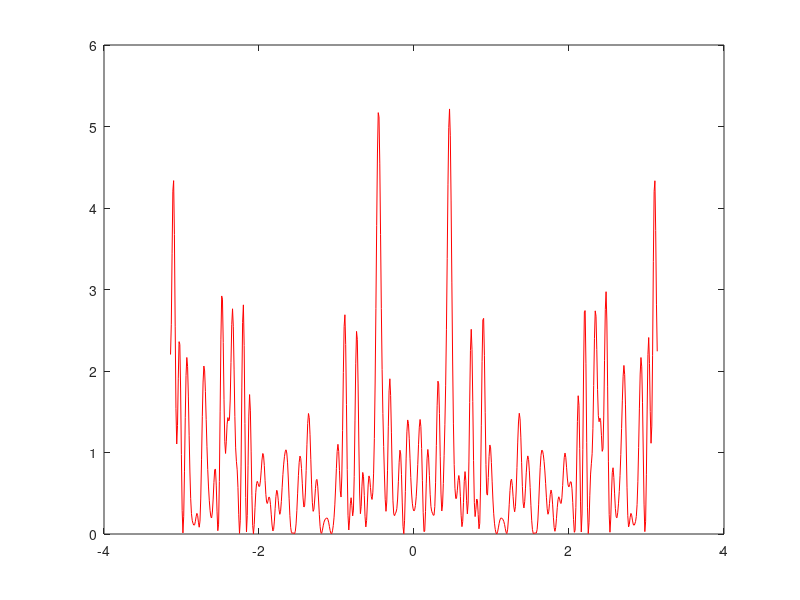
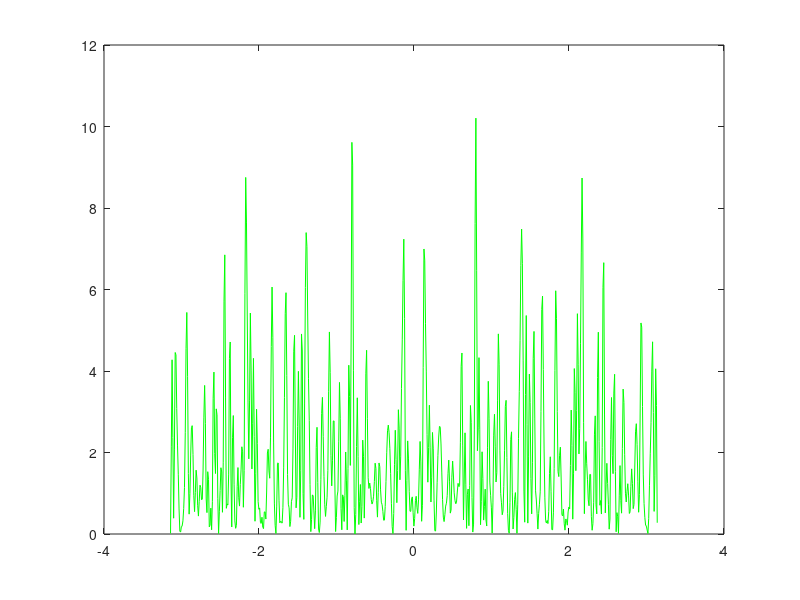
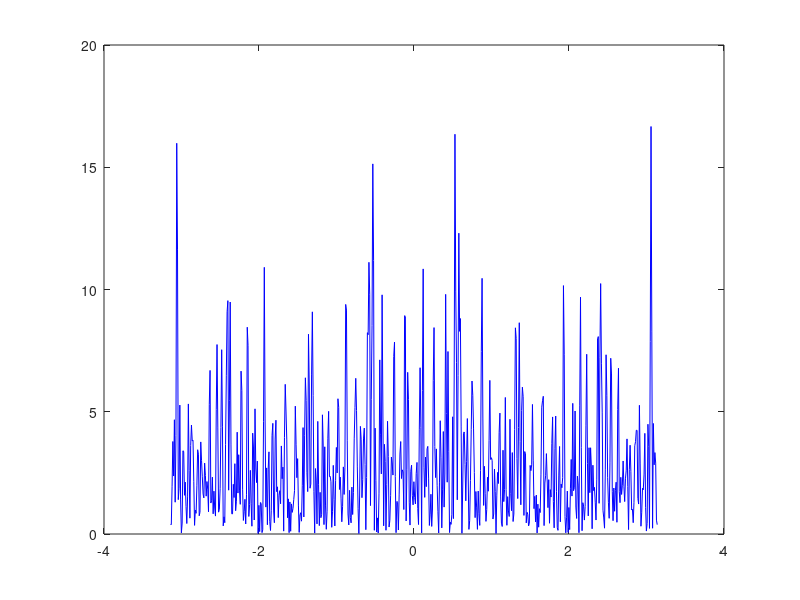
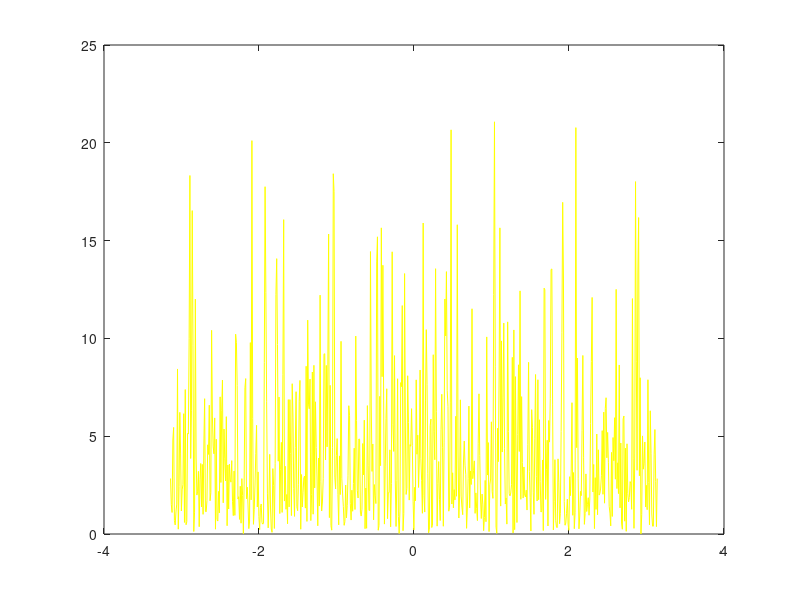

Write MATLAB code to recreate these figures, in order.
N = 100;
n = 0:N-1 %alegem suportul cu N elemente

e = randn(1, N); %generam semnalul pseudo-zgomot alb e de lungime N

w = -pi:.01:pi;

X_e = freqz(e, 1, w);

%generam densitatea spectrala de putere folosind relatia (2.13) din lab 2
%se numeste si periodograma

fi_e = (1/N) * (abs(X_e).^2);

figure;
plot(w, fi_e, 'r'); %generam graficul periodogramei pt N

%marim N = 200

N1 = 200;

e1 = randn(1, N1); %generam semnalul pseudo-zgomot alb de lungime N1

X_e1 = freqz(e1, 1, w);

fi_e1 = (1/N) * (abs(X_e1).^2);

figure;
plot(w, fi_e1, 'g'); %generam graficul periodogramei pt N1

%marim N = 300

N2 = 300;

e2 = randn(1, N2); %generam semnalul pseudo-zgomot alb de lungime N2

X_e2 = freqz(e2, 1, w);

fi_e2 = (1/N) * (abs(X_e2).^2);

figure;
plot(w, fi_e2, 'b'); %generam graficul periodogramei pt N2

%marim N = 400

N3 = 400;

e3 = randn(1, N3); %generam semnalul pseudo-zgomot alb de lungime N3

X_e3 = freqz(e3, 1, w);

fi_e3 = (1/N) * (abs(X_e3).^2);

figure;
plot(w, fi_e3, 'y'); %generam graficul periodogramei pt N3

%graficul densitatii spectrale de putere are un aspect tipic care nu se
%modifica daca marim N